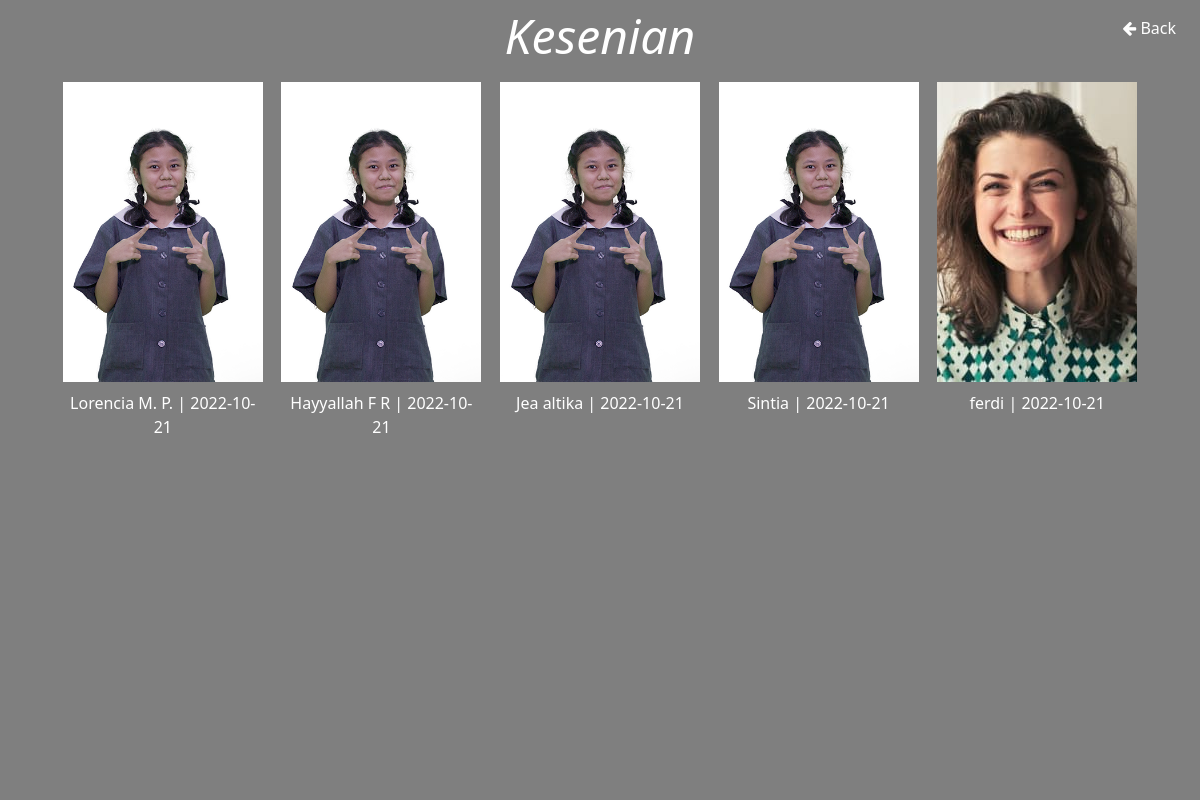
The app's page /bersamabangunosis/keanggotaan.php?divisi=Kesenian with its own data.
### tables this page shows
CREATE TABLE `anggota` (
  `id` int(11) NOT NULL,
  `name` varchar(30) NOT NULL,
  `divisi` varchar(30) NOT NULL,
  `dob` date NOT NULL,
  `words` varchar(100) NOT NULL,
  `akhirjabatan` date DEFAULT NULL,
  `image` varchar(100) NOT NULL
);

### bersamabangunosis/admin/functions.php (called while the page is built, shortened)
<?php
$conn = mysqli_connect("localhost","root","","oska");
function query($query){
    global $conn;
    $result = mysqli_query($conn,$query);
    $rows=[];
    while ($row= mysqli_fetch_assoc($result)){
        $rows[]=$row;
    }
    return $rows;
}
?>

### bersamabangunosis/keanggotaan.php (the view, shortened to what this page needs)
<?php
include 'admin/functions.php';
if(isset($_GET['divisi'])){
    $divisi = $_GET['divisi'];
    $datas = query("SELECT * FROM anggota WHERE divisi = '$divisi'");
} else {
    $datas = query("SELECT * FROM anggota");
    $divisi = 'Anggota OSIS SMK Cinta Kasih Tzu Chi';
}
?>
<!DOCTYPE html>
<html lang="en">
<head>
    <link rel="stylesheet" href="https://cdnjs.cloudflare.com/ajax/libs/font-awesome/4.7.0/css/font-awesome.min.css">
</head>
<body>
    <div class="overlay"></div>
                <div class="fixed top-0 right-0 px-6 py-4 sm:block">
                        <a href="index.php#keanggotaan" ><i class="fa fa-arrow-left w3-hover-opacity"></i>&nbsp;Back</a>
                </div>
            <div class="max-w-6xl mx-auto sm:px-6 lg:px-8">
                <div class="justify-center pt-8 sm:justify-start sm:pt-0" style="text-align:center;margin-bottom:10px;">
                    <i style="font-size:3em;margin:auto;">
                    <?php
                        echo $divisi;
                    ?>
                    </i>
                </div>
        <div class="container">
        <?php
        foreach($datas as $data){?>
            <div style="background-color:black; max-width:200px;max-height:300px">
            <?php if($data['image']!=""){?>
                <img src="admin/images/<?php echo $data['image'];?>" onclick="window.location.href = 'anggota.php?id=<?php echo $data['id']; ?>'"/>
            <?php } else {?>
                <img src="assets/images/noprofile.jpg" onclick="window.location.href = 'anggota.php?id=<?php echo $data['id']; ?>'"/>
            <?php } ?>
            <a href="anggota.php?id=<?php echo $data['id']; ?>">
            <p style="margin-top:3px;"><?php echo $data['name'] ?> | <?php echo $data['akhirjabatan']; ?></p>
            </a>
            </div>
        <?php }; ?>
        </div>
</body>
</html>

### bersamabangunosis/keanggotaan.php (style rules this page uses)
html { line-height:1.15;-webkit-text-size-adjust:100% }
body { margin:0 }
a { background-color:transparent }
html { font-family:system-ui,-apple-system,BlinkMacSystemFont,Segoe UI,Roboto,Helvetica Neue,Arial,Noto Sans,sans-serif,Apple Color Emoji,Segoe UI Emoji,Segoe UI Symbol,Noto Color Emoji;line-height:1.5 }
*,:after,:before { box-sizing:border-box;border:0 solid #e2e8f0 }
a { color:inherit;text-decoration:inherit }
.justify-center { justify-content:center }
.mx-auto { margin-left:auto;margin-right:auto }
.max-w-6xl { max-width:72rem }
.py-4 { padding-top:1rem;padding-bottom:1rem }
.px-6 { padding-left:1.5rem;padding-right:1.5rem }
.pt-8 { padding-top:2rem }
.fixed { position:fixed }
.top-0 { top:0 }
.right-0 { right:0 }
@media (min-width:640px) { .sm\:block { display:block } }
@media (min-width:640px) { .sm\:justify-start { justify-content:flex-start } }
@media (min-width:640px) { .sm\:px-6 { padding-left:1.5rem;padding-right:1.5rem } }
@media (min-width:640px) { .sm\:pt-0 { padding-top:0 } }
@media (min-width:1024px) { .lg\:px-8 { padding-left:2rem;padding-right:2rem } }
body { background: url(assets/images/bg-classroom.jpg) no-repeat center center fixed; background-position: center; background-repeat: no-repeat; background-size: cover; color:white; }
.overlay { opacity:0.5; background-color:#000; position:fixed; width:100%; height:100%; top:0px; left:0px; z-index:-1; }
.container { display: grid; grid-gap: 5px; row-gap: 4em; grid-template-columns: repeat(auto-fit, minmax(200px, 1fr)); grid-template-rows: repeat(2, 300px); justify-items: center; }
div { height: 100%; }
.container > div > img { width: 100%; height: 100%; object-fit: cover; }
img { max-width: 200px; max-height: 300px; }
p { text-align: center; font-size:1em; }
a { color:white; text-decoration:none; }

### records on screen
anggota: image (picture), name "Lorencia M. P.", akhirjabatan "2022-10-21"
anggota: image (picture), name "Hayyallah F R", akhirjabatan "2022-10-21"
anggota: image (picture), name "Jea altika", akhirjabatan "2022-10-21"
anggota: image (picture), name "Sintia", akhirjabatan "2022-10-21"
anggota: image (picture), name "ferdi", akhirjabatan "2022-10-21"

### other values on screen
$divisi "Kesenian"
